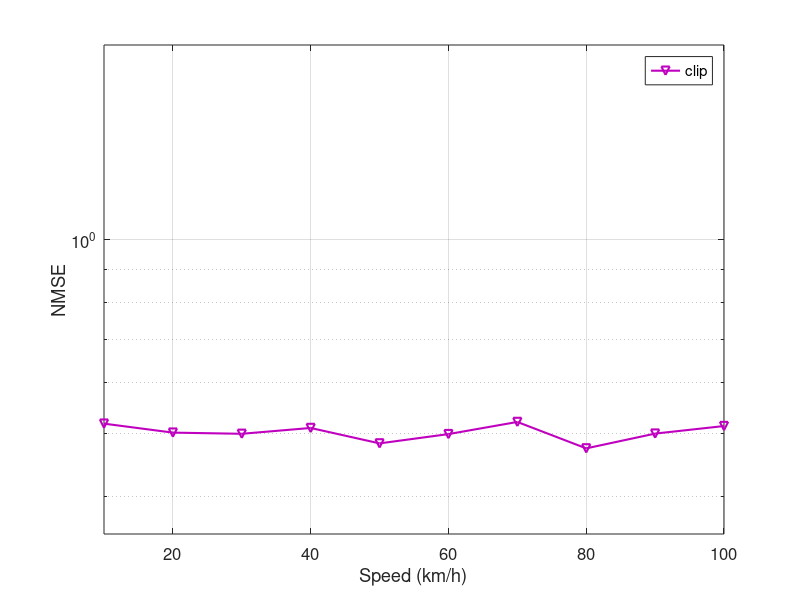

This figure's MATLAB source:
% 定义数据
speed = 10:10:100; % 速度 (x轴)

% 模拟的 NMSE 数据 (y轴)
% 241115_22_00
% clip = [0.024045301120608084,0.02576213131748861,0.027639086748803814,0.028201536365574407,0.0328985971188353,0.036011886572645556,0.04377718984840378,0.04798303460401873,0.058473670674908544,0.06758702906870073];
% 20241116_17_42
clip = [0.518686935786278	0.5023490286642506	0.5002536725613379	0.5107519097866551	0.483438850410523	0.49971654049811826	0.5218169602655596	0.47490900466519015	0.5006027135156816	0.5142723033505101];
% 绘制对数坐标图
figure;

semilogy(speed, clip, '-v','Color', [0.75 0 0.75], 'LineWidth', 1.5);

% 图例与标签
legend({'clip'}, ...
        'Location', 'northeast', 'FontSize', 12);
       % 'Location', 'southeast', 'FontSize', 12);
xlabel('Speed (km/h)', 'FontSize', 14);
ylabel('NMSE', 'FontSize', 14);
grid on;
set(gca, 'FontSize', 12);

% 锁定横纵坐标范围
xlim([10 100]); % 横轴范围
% ylim([1e-2 2]); % 纵轴范围llm4cp tdd
ylim([0.35 2]); % 纵轴范围llm4cp fdd

set(gca, 'Color', 'none');  % 设置当前坐标轴背景透明
% exportgraphics(gcf, 'tdd_nmse.png', 'BackgroundColor', 'none');
exportgraphics(gcf, 'fdd_nmse.png', 'BackgroundColor', 'none');